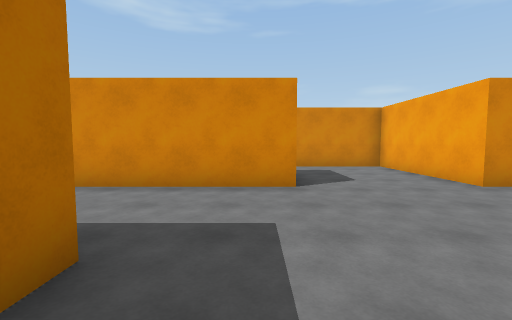
View 1 (above)

24 first-person views from a walk through a Unity game level. The camera is 1.5 m above the floor, tilts 4° down and sees 90° across. The floor is counted in squares, 1.8 m on a side. Each view is taken from the middle of a square. On the plan, view 1 faces up. The plan holds only what a view shows up to about 10 squares ahead; the rest is blank. The place goes on beyond the plan. The player character is not drawn.

View 2
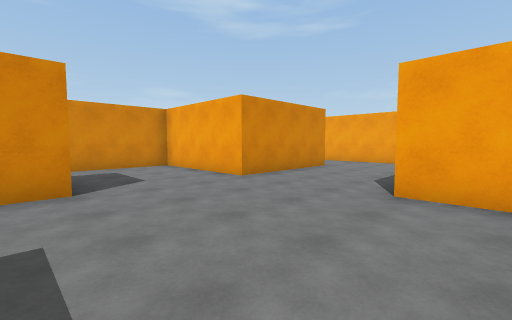

View 3
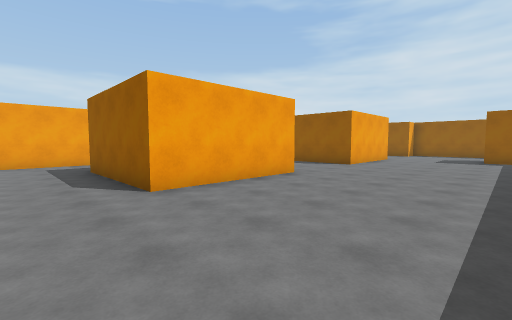

View 4
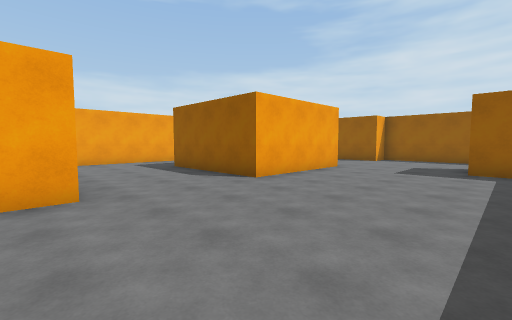

View 5
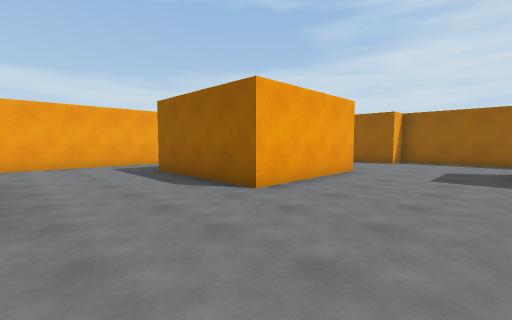

View 6
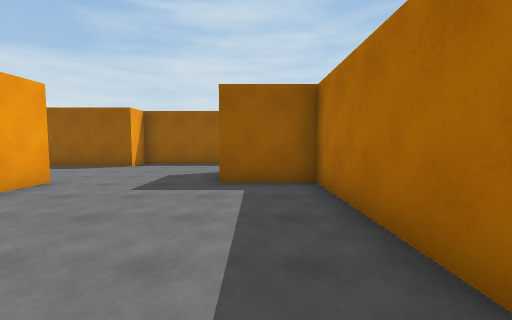

View 7
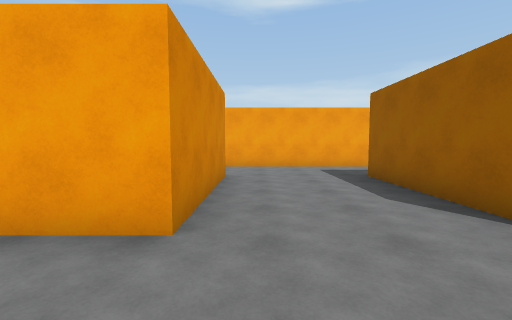

View 8
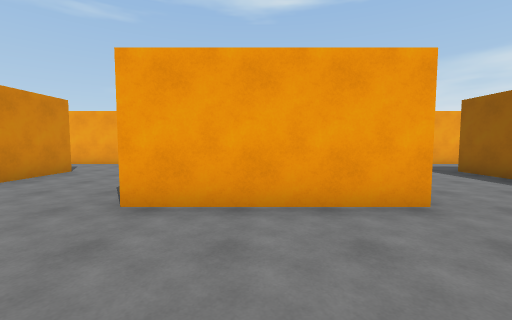

View 9
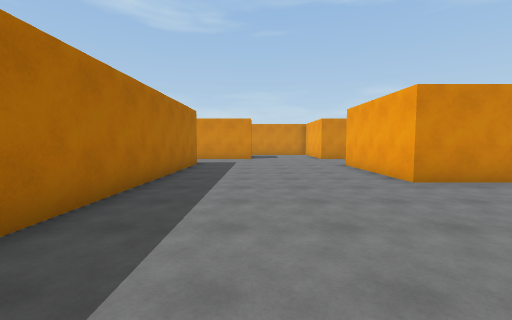

View 10
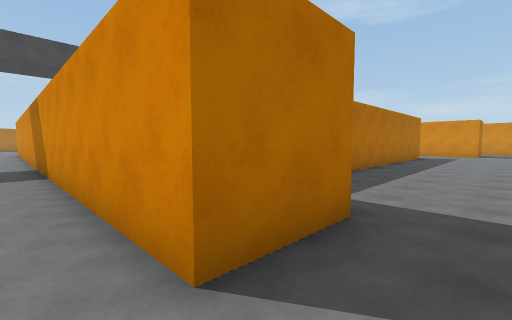

View 11
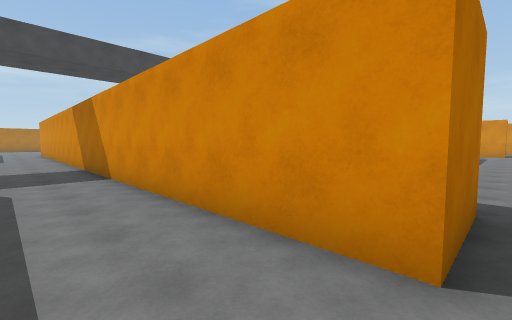

View 12
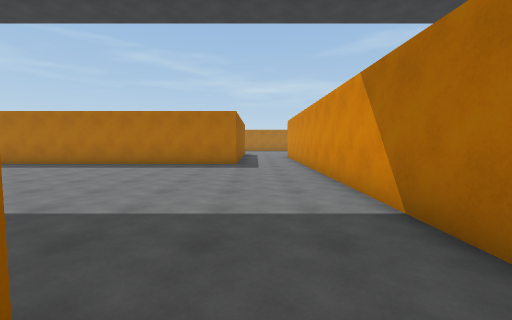

View 13
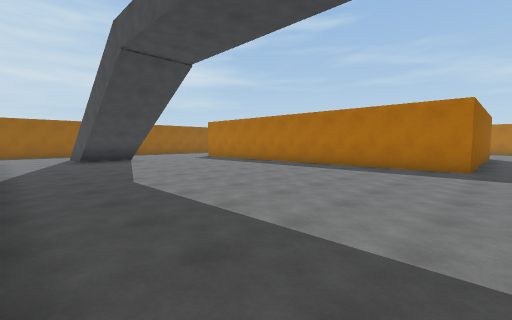

View 14
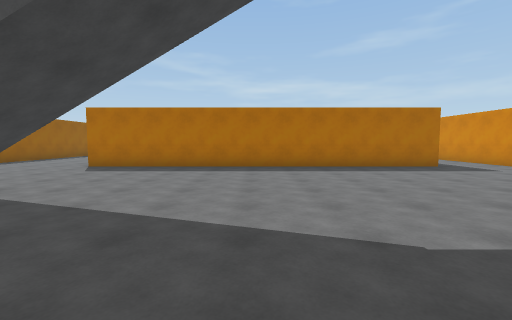

View 15
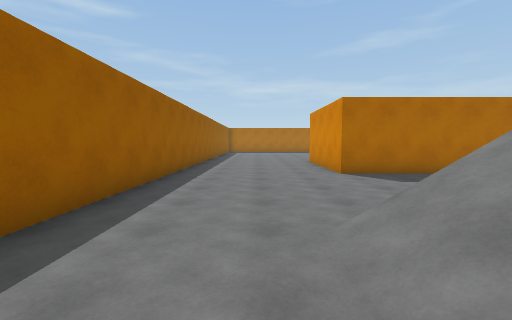

View 16
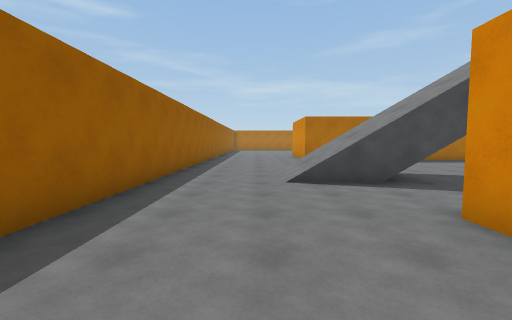

View 17
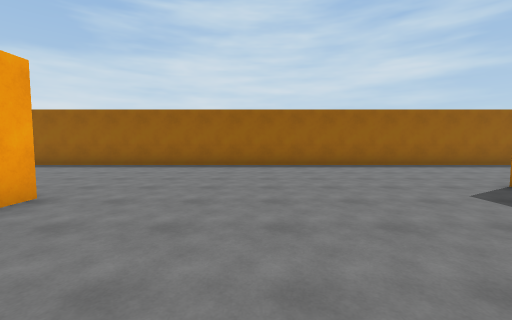

View 18
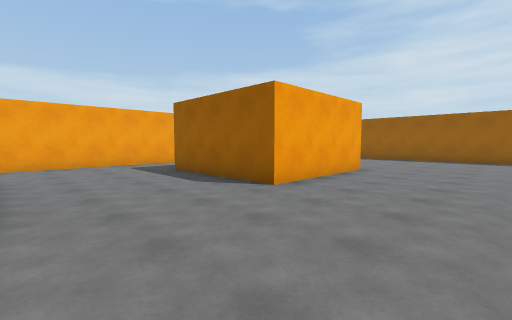

View 19
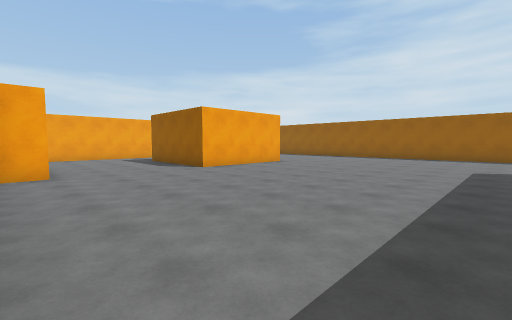

View 20
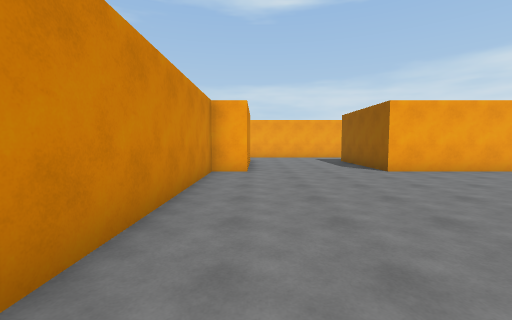

View 21
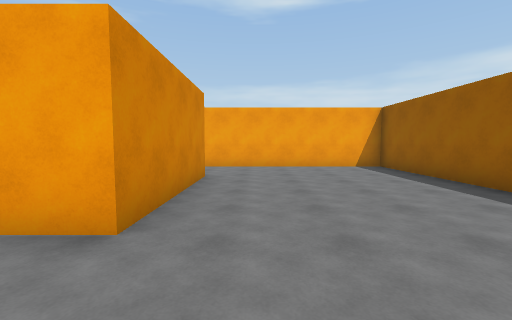

View 22
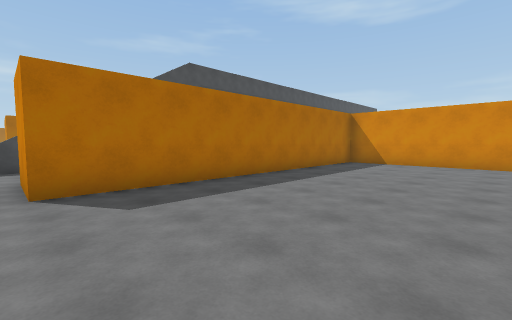

View 23
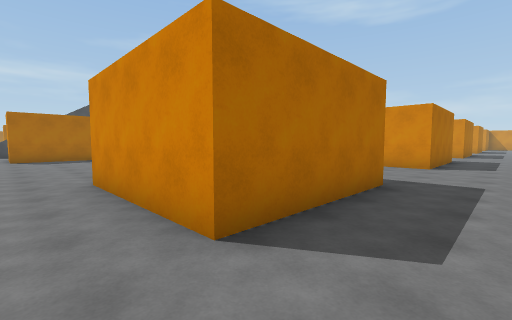

View 24
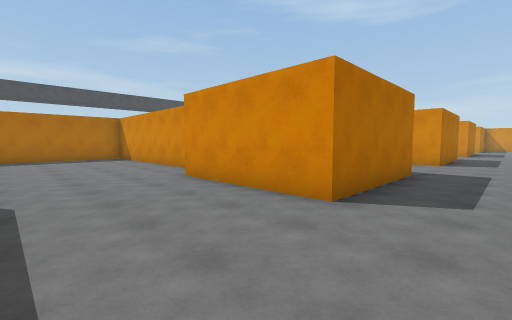

### Floor plan
Points are (right, up) in squares from view 1. A wall is a line through its corners. A room is listed if a view was taken in it or the views show most of it. See-through windows are left out.
Room 1 (views 1, 2, 3, 4, 5, 6, 7, 8, 9, 10, 11, 12)
walls: (-1.2, 1.8) (-1.2, -10.3) (0.8, -10.3) (0.8, -12.2) (-6.4, -12.2); (0.9, 4.7) (-3.5, 4.7); (0.9, -14.8) (4.2, -14.8) (4.2, -13.8) (8.3, -13.8) (8.3, -17.7); (8.2, -2.8) (4.2, -2.8) (4.2, 1.2) (8.2, 1.2); (8.3, -8.5) (8.3, -10.3) (4.2, -10.3) (4.2, -6.3) (8.2, -6.3); (8.2, 4.7) (4.2, 4.7) (4.2, 8.7) (1.4, 8.7); (10.7, 0.6) (10.7, 3.5); (10.7, -7.5) (10.7, -0.9); (10.7, -15.8) (10.7, -9.9)
ways out: opening at (-6.5, -13.5) to room 2; opening at (9.5, -18.5) to room 2
Room 2 (views 13, 14, 15, 16, 17, 18, 19, 20, 21, 22, 23, 24)
walls: (-3.7, -17.5) (-3.7, -26.7) (-5.8, -26.7); (4.2, -21.8) (8.3, -21.8) (8.3, -25.8) (4.2, -25.8) (4.2, -21.8); (-6.4, -12.2) (-16.1, -12.2); (-18, -31.2) (10.7, -31.2) (10.7, -25.2); (8.3, -17.7) (4.2, -17.7) (4.2, -16.8) (-3, -16.8); (-19.5, -14.8) (-14.8, -14.8) (-14.8, -26.7) (-18, -26.7); (10.7, -22.5) (10.7, -17.9)
ways out: opening at (-6.5, -13.5) to room 1; opening at (9.5, -18.5) to room 1

Where each view was taken, in squares from view 1:
view 1: 0 up, 0 right, facing up
view 2: 0 up, 0 right, facing up-right
view 3: 3 up, 0 right, facing down-right
view 4: 2 down, 0 right, facing down-right
view 5: 3 down, 1 right, facing down-right
view 6: 5 down, 0 right, facing down
view 7: 11 down, 2 right, facing right
view 8: 8 down, 1 right, facing right
view 9: 8 down, 1 right, facing up
view 10: 13 down, 2 right, facing up-left
view 11: 14 down, 1 right, facing up-left
view 12: 14 down, 5 left, facing left
view 13: 14 down, 6 left, facing down-left
view 14: 21 down, 6 left, facing left
view 15: 29 down, 8 left, facing left
view 16: 29 down, 3 left, facing left
view 17: 22 down, 1 right, facing down
view 18: 18 down, 1 right, facing down-right
view 19: 17 down, 3 left, facing down-right
view 20: 18 down, 3 left, facing right
view 21: 27 down, 2 right, facing right
view 22: 27 down, 1 right, facing up-left
view 23: 27 down, 10 right, facing up-left
view 24: 21 down, 10 right, facing up-left
